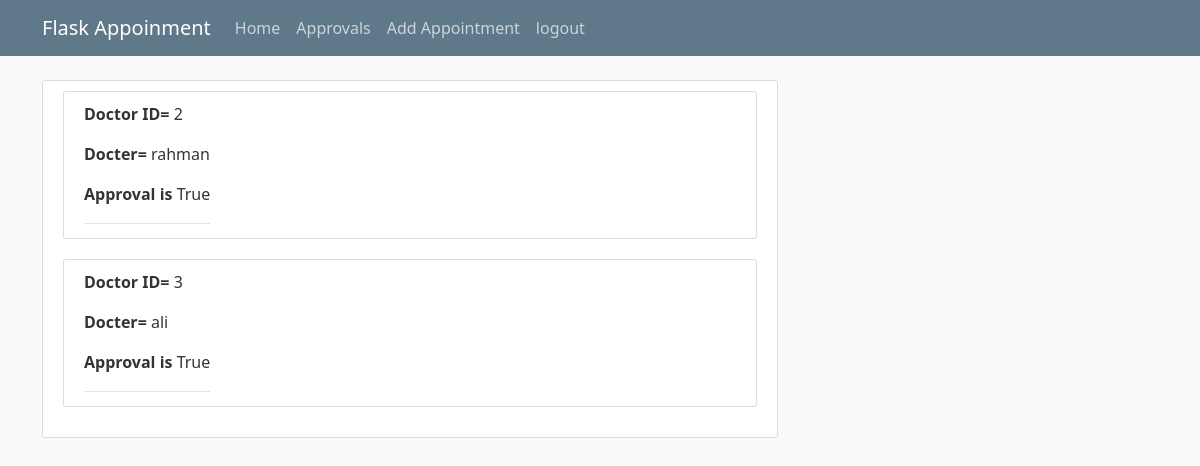
The app's page /approvals (signed in), older data.
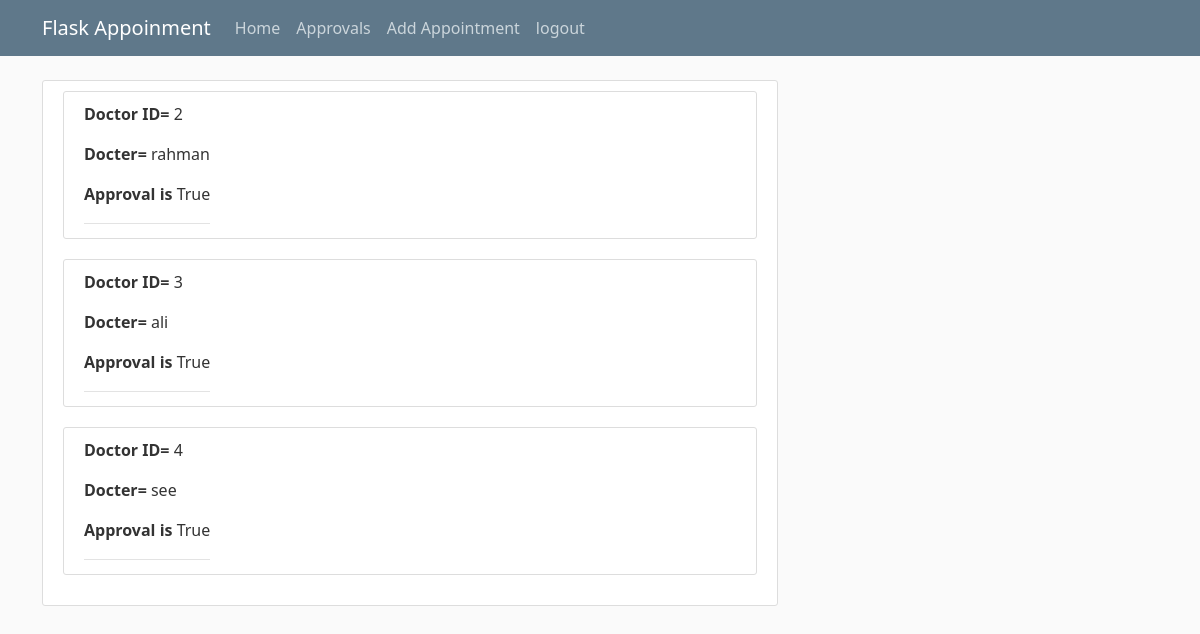
The same page, newer data.
### appointment_system/models.py (models this page shows)
class Doctor(db.Model):
    id = db.Column(db.Integer, primary_key=True)
    name = db.Column(db.String(20), unique=True, nullable=False)
    email = db.Column(db.String(120), unique=True, nullable=False)
    appointment = db.relationship('Appointment', backref='doctor', lazy=True)
    user_id = db.Column(db.Integer, db.ForeignKey('user.id'))
    is_approved = db.Column(db.Boolean, nullable=False, default=False)

### appointment_system/routes.py (the view)
@app.route("/approvals", methods=['GET', 'POST'])
@login_required
def approvals():
    doctors = Doctor.query.all()
    form = DoctorForm()
    return render_template('approvals.html', title='New Appointment', legend='Create Appointment', doctors=doctors)

### appointment_system/models.py (called while the page is built)
@login_manager.user_loader
def load_user(user_id):
    return User.query.get(int(user_id))

### appointment_system/templates/approvals.html
{% extends "layout.html" %}
{% block content %}
<div class="content-section">
    {% for doctor in doctors %}
    <article class="media content-section d-flex flex-row">
        <div class="media-body">
            <div class="article-metadata">
                    <p><b>Doctor ID= </b>{{ doctor.id}}</p>
                    <p><b>Docter= </b>{{ doctor.name}}</p>
                    {% if doctor.is_approved==false %}
                     <p> <b>Approval is </b><a href="{{ url_for('approve_doctor', doctor_id=doctor.id) }}">{{ doctor.is_approved}}</a></p>
                    {% else %}
                        <p><b>Approval is </b> {{ doctor.is_approved}}</p>
                    {% endif %}
            </div>
        </div>
    </article>
    {% endfor %}
</div>
{% endblock %}

### appointment_system/templates/layout.html (shortened to what this page needs)
<html lang="en">
<head>
    <link href="https://cdn.jsdelivr.net/npm/bootstrap@5.1.3/dist/css/bootstrap.min.css" rel="stylesheet"
>
    <link rel="stylesheet" type="text/css" href="{{ url_for('static', filename='main.css') }}">
    <link rel="stylesheet" href="https://cdn.jsdelivr.net/npm/bootstrap-icons@1.8.1/font/bootstrap-icons.css">
</head>
<body>
    <header class="site-header">
        <nav class="navbar navbar-expand-md navbar-dark bg-steel fixed-top">
            <div class="container">
                <a class="navbar-brand mr-4" href="/">Flask Appoinment</a>
                <div class="collapse navbar-collapse" id="navbarToggle">
                    <div class="navbar-nav mr-auto">
                        <a class="nav-item nav-link" href="{{ url_for('home') }}">Home</a>
                    </div>
                    <div class="navbar-nav">
                        {% if current_user.is_authenticated %}
                            {% if current_user.is_admin == True %}
                                <a class="nav-item nav-link" href="{{ url_for('approvals') }}">Approvals</a>
                            {% endif %}
                            <a class="nav-item nav-link" href="{{ url_for('create_appointment') }}">Add Appointment</a>
                            <a class="nav-item nav-link" href="{{ url_for('logout') }}">logout</a>
                        {% else %}
                            <a class="nav-item nav-link" href="{{ url_for('login') }}">Login as user</a>
                            <a class="nav-item nav-link" href="{{ url_for('register_user') }}">Register as user</a>
                        {% endif %}
                    </div>
                </div>
            </div>
        </nav>
    </header>
    <main role="main" class="container">
        <div class="row">
            <div class="col-md-8">
                {% block content %}{% endblock %}
            </div>
    </main>
</body>
</html>

### appointment_system/static/main.css (style rules this page uses)
body { background: #fafafa; color: #333333; margin-top: 5rem; }
a { text-decoration: none; }
.bg-steel { background-color: #5f788a; }
.site-header .navbar-nav .nav-link { color: #cbd5db; }
.content-section { background: #ffffff; padding: 10px 20px; border: 1px solid #dddddd; border-radius: 3px; margin-bottom: 20px; }
.article-metadata { padding-bottom: 1px; margin-bottom: 4px; border-bottom: 1px solid #e3e3e3 }

Row changes from the older to the newer data that the page shows:
added Doctor: id "4", name "see", is_approved "True"
